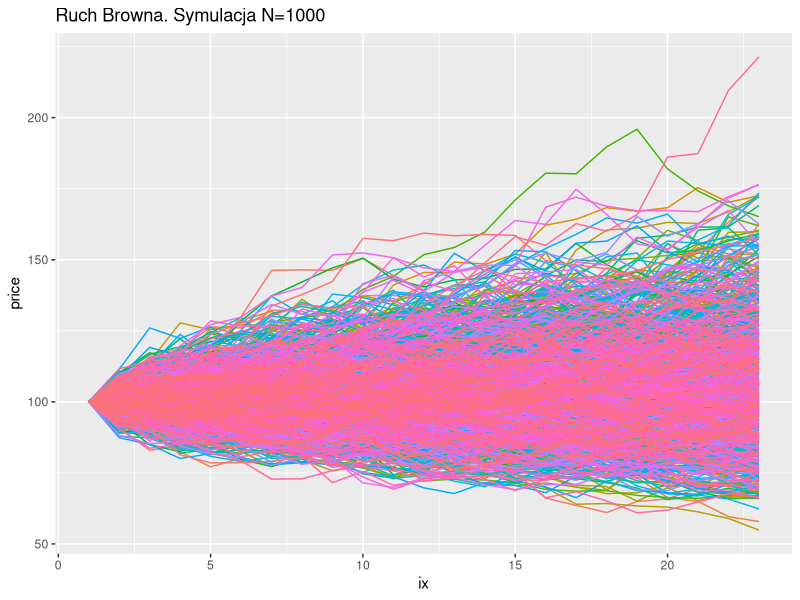

R code for this plot:
library(ggplot2)
library(tidyverse)

GRB <- function(nsim = 100, t = 25, mu = 0, sigma = 0.1, S0 = 100, dt = 1./365) {
  # matrix of random draws - one for each day for each simulation
  z <- matrix(rnorm(t*nsim), ncol = nsim, nrow = t)  
  # get GBM and convert to price paths
  gbm <- exp((mu - sigma * sigma / 2) * dt + sigma * z * sqrt(dt))
  gbm <- apply(rbind(rep(S0, nsim), gbm), 2, cumprod)
  return(gbm)
}

rb1 <- GRB(1000, 22, 1, 0.8, 100)

df <- as.data.frame(rb1) %>%
  mutate(ix = 1:nrow(rb1)) %>%
  pivot_longer(-ix, names_to = 'sim', values_to = 'price')
img <- 
  ggplot(data = df, aes(x=ix, y=price, color=sim)) +
  geom_line() +
  ggtitle("Ruch Browna. Symulacja N=1000") + 
  theme(legend.position = 'none')
print(img)
# KGHM akchje
stocks <- function(S0, S, N, delta){
  profit <- S*N - S0*N - delta*N
  return(profit)
}
stocks(170, 196, 100, 15)

BlackScholes <- function(S, K, r, T, sig, type){
  # S = Stock Price
  # K = Strike Price at Expiration 
  # r = Risk-free Interest Rate
  # T = Time to Expiration
  # sig = Volatility of the Underlying asset
  if(type=="C"){
    d1 <- (log(S/K) + (r + sig^2/2)*T) / (sig*sqrt(T))
    d2 <- d1 - sig*sqrt(T)
    
    value <- S*pnorm(d1) - K*exp(-r*T)*pnorm(d2)
    return(value)}
  
  if(type=="P"){
    d1 <- (log(S/K) + (r + sig^2/2)*T) / (sig*sqrt(T))
    d2 <- d1 - sig*sqrt(T)
    
    value <-  (K*exp(-r*T)*pnorm(-d2) - S*pnorm(-d1))
    return(value)}
}

prices <- c(196, 161, 170)
calls <- lapply(prices, BlackScholes, S=184, r=0.02, T=3/52, sig=0.2, type="C")
puts <- lapply(prices, BlackScholes, S=184, r=0.02, T=3/52, sig=0.2, type="P")
df <- data.frame(unlist(prices), unlist(calls), unlist(puts))
names(df) <- c("Cena opcji", "CALL", "PUT")


generate_values <- function(N, values){
  z <- sample(x = values, 
              size = N,
              replace = TRUE)
  return(z)
}

longest_run <- function(vec){
  z <- tapply(rle(vec)$lengths, rle(vec)$values, FUN=max)
  return(z)
}

num_of_heads <- function(N){
  tmp <- replicate(N, longest_run(generate_values(1000, c("H", "T")))["H"], simplify=TRUE)
  return(round(mean(tmp), 0))
}

num_of_heads(10000)


p <- 0.5
n <- 1000
L <- -log(n*(1-p), base=p)
